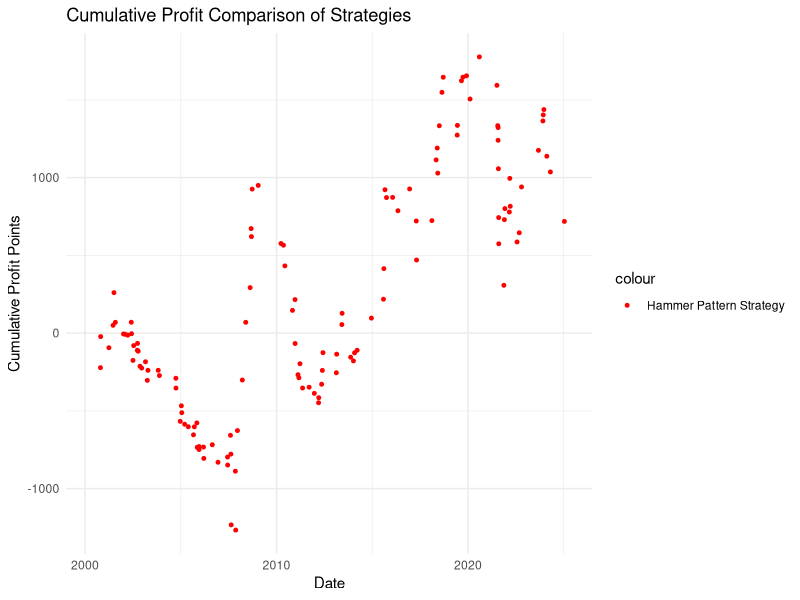
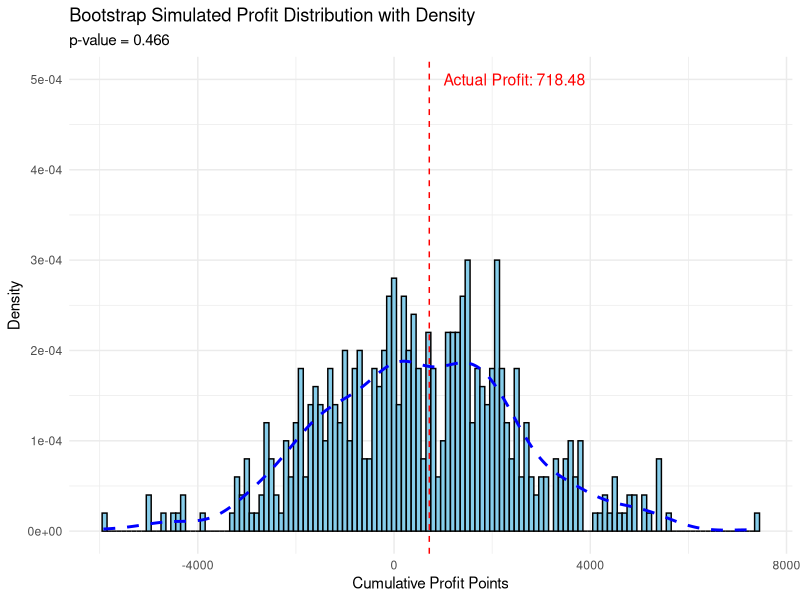
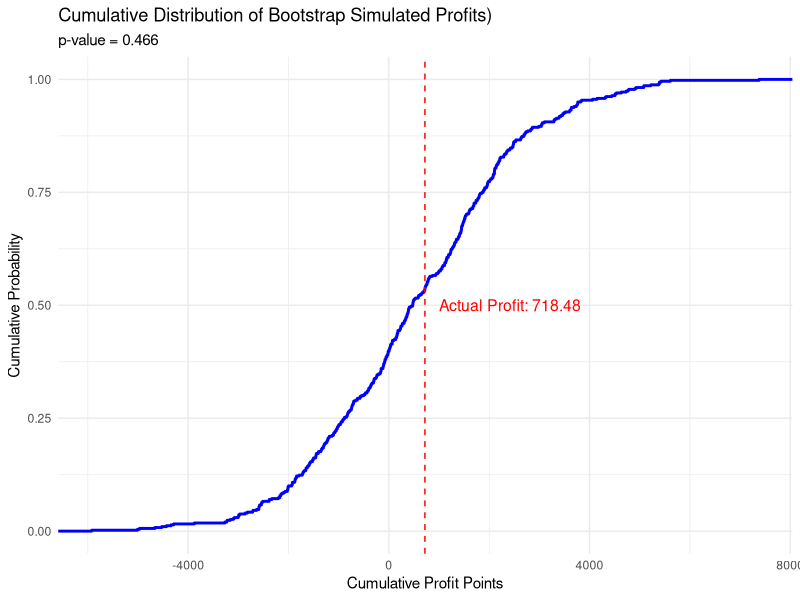

Write the R code that produced these figures, in order.
library(zoo)
library(xts)
library(TTR)
library(quantmod)
library(ggplot2)
library(dplyr)
library(boot)

rm(list = ls())

# ========== 📥 Read CSV File ==========
column_names <- read.csv("HSI_25years.csv", skip = 2, nrows = 1, header = FALSE)
col_names <- as.character(unlist(column_names))

data <- read.csv("HSI_25years.csv", skip = 3, header = FALSE, col.names = col_names)
colnames(data) <- c("Datetime", "Open", "High", "Low", "Close", "Volume")

# ========== 🧹 Data Cleaning ==========
data$Datetime <- as.POSIXct(data$Datetime, format = "%Y-%m-%d")
cols <- c("Open", "High", "Low", "Close", "Volume")
data[cols] <- lapply(data[cols], function(x) as.numeric(as.character(x)))

# ========== 🔁 Build XTS Object ==========
ohlc <- xts(data[, cols], order.by = data$Datetime)

# ========== 📊 Calculate Bollinger Bands ==========
bb <- BBands(Cl(ohlc), n = 20)
ohlc$mavg <- bb$mavg

# ========== 🔍 Enhanced Hammer Pattern Detection Function ==========
isHammer <- function(open, high, low, close, lower_shadow_ratio = 2, upper_shadow_ratio = 1) {
  body <- abs(close - open)
  lower_shadow <- pmin(open, close) - low
  upper_shadow <- high - pmax(open, close)
  
  return(lower_shadow > lower_shadow_ratio * body & upper_shadow < upper_shadow_ratio * body)
}

# ========== 🟢 Identify Hammer Patterns ==========
lower_shadow_param <- 2   # Adjustable parameter
upper_shadow_param <- 1   # Adjustable parameter

ohlc$Hammer <- mapply(
  isHammer,
  open = as.numeric(ohlc$Open),
  high = as.numeric(ohlc$High),
  low = as.numeric(ohlc$Low),
  close = as.numeric(ohlc$Close),
  MoreArgs = list(lower_shadow_ratio = lower_shadow_param, upper_shadow_ratio = upper_shadow_param)
)

# ========== 💡 Generate Trading Signals ==========
ohlc$Signal <- NA
ohlc$Signal[which(ohlc$Hammer == 1 & ohlc$Close < ohlc$mavg)] <- "Buy"

upper_shadow <- as.numeric(ohlc$High) - 
  pmax(as.numeric(ohlc$Open), as.numeric(ohlc$Close))

ohlc$Signal[which(
  ohlc$Close > ohlc$mavg &
    upper_shadow > 2 * abs(as.numeric(ohlc$Close) - as.numeric(ohlc$Open))
)] <- "Sell"

# ========== 📌 Build Trade Records ==========
# Adjust trade logic: Execute trades on the day after a signal is generated
trade_dates <- index(ohlc)[which(ohlc$Signal == "Buy") + 1]
buy_price <- as.numeric(Op(ohlc)[trade_dates])
sell_price <- as.numeric(Cl(ohlc)[trade_dates])
profit_points <- sell_price - buy_price

strategy_df <- data.frame(
  Date = trade_dates,
  Buy_Price = round(buy_price, 2),
  Sell_Price = round(sell_price, 2),
  Profit = round(profit_points, 2)
)

daily_df <- data.frame(
  Date = index(ohlc),
  Buy_Price = round(as.numeric(Op(ohlc)), 2),
  Sell_Price = round(as.numeric(Cl(ohlc)), 2)
)
daily_df$Profit <- round(daily_df$Sell_Price - daily_df$Buy_Price, 2)

# ========== 📊 Profit Summary ==========
cat("===== Strategy 1: Hammer Pattern Strategy =====\n")
cat("Number of Trades:", nrow(strategy_df), "\n")
cat("Cumulative Profit Points:", sum(strategy_df$Profit), "\n")
cat("Average Profit per Trade:", round(mean(strategy_df$Profit), 2), "\n")
cat("Win Rate:", round(mean(strategy_df$Profit > 0) * 100, 2), "%\n\n")

strategy_df$Cumulative_Profit <- cumsum(strategy_df$Profit)
daily_df$Cumulative_Profit <- cumsum(daily_df$Profit)

compare_df <- data.frame(
  Date = daily_df$Date,
  Daily_Strategy = daily_df$Cumulative_Profit
)

strategy_cum <- data.frame(
  Date = strategy_df$Date,
  Hammer_Strategy = strategy_df$Cumulative_Profit
)

compare_df <- left_join(compare_df, strategy_cum, by = "Date")

ggplot(compare_df, aes(x = Date)) +
  geom_point(aes(y = Hammer_Strategy, color = "Hammer Pattern Strategy"), size = 1) +
  labs(title = "Cumulative Profit Comparison of Strategies", x = "Date", y = "Cumulative Profit Points") +
  scale_color_manual(values = c("Daily Holding Strategy" = "blue", "Hammer Pattern Strategy" = "red")) +
  theme_minimal()






# ========== 🎲 Bootstrap Simulation ==========
set.seed(123)
n_sim <- 500
sim_results_boot <- replicate(n_sim, {
  boot_sample <- sample(profit_points, size = length(profit_points), replace = TRUE)
  sum(boot_sample)
})

# ========== 📊 Significance Testing ==========
actual_profit <- sum(strategy_df$Profit)
p_value_boot <- mean(sim_results_boot >= actual_profit)

# ========== 📝 Output Results ==========
cat("\n===== Bootstrap Simulation Analysis Results =====\n")
cat("Actual Strategy Cumulative Profit:", actual_profit, "\n")
cat("Median Simulation Profit:", median(sim_results_boot), "\n")
cat("Number of Simulations Exceeding Actual Profit:", sum(sim_results_boot >= actual_profit), "\n")
cat("Statistical Significance (p-value):", p_value_boot, "\n")

# ========== 📈 Update Visualization ==========
ggplot(data.frame(Profit = sim_results_boot), aes(x = Profit)) +
  geom_histogram(aes(y = ..density..), binwidth = 100, fill = "skyblue", color = "black") +
  geom_density(color = "blue", linetype = "dashed", size = 1) +
  geom_vline(xintercept = actual_profit, color = "red", linetype = "dashed") +
  annotate("text", x = actual_profit, y = 0.0005, 
           label = paste0("Actual Profit: ", round(actual_profit, 2)), 
           color = "red", hjust = -0.1, size = 4) +
  labs(title = "Bootstrap Simulated Profit Distribution with Density",
       subtitle = paste("p-value =", round(p_value_boot, 4)),
       x = "Cumulative Profit Points", y = "Density") +
  theme_minimal()

ggplot(data.frame(Profit = sim_results_boot), aes(x = Profit)) +
  stat_ecdf(geom = "step", color = "blue", size = 1) +
  geom_vline(xintercept = actual_profit, color = "red", linetype = "dashed") +
  annotate("text", x = actual_profit, y = 0.5, 
           label = paste0("Actual Profit: ", round(actual_profit, 2)), 
           color = "red", hjust = -0.1, size = 4) +
  labs(title = "Cumulative Distribution of Bootstrap Simulated Profits)",
       subtitle = paste("p-value =", round(p_value_boot, 4)),
       x = "Cumulative Profit Points", y = "Cumulative Probability") +
  theme_minimal()
